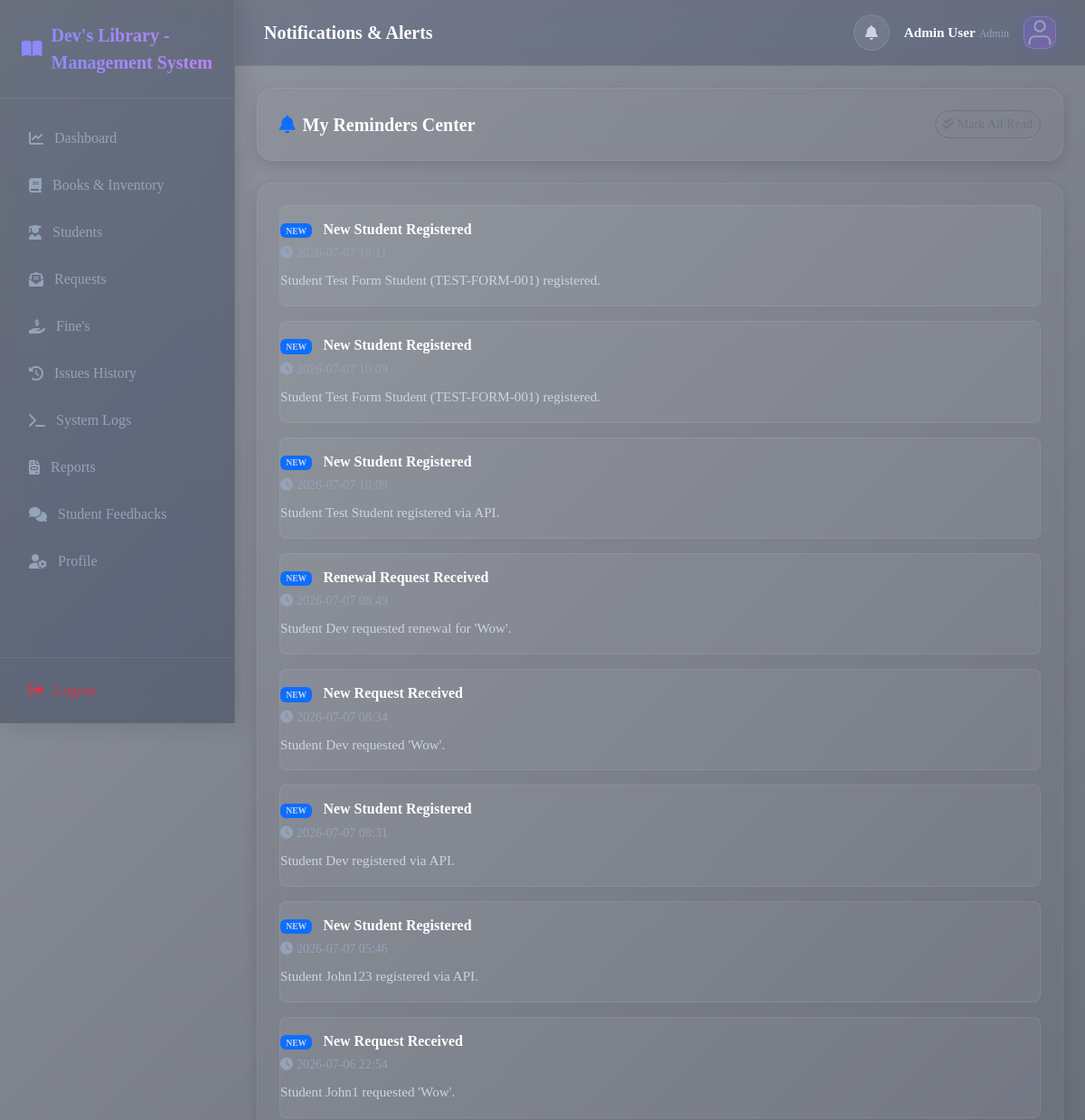
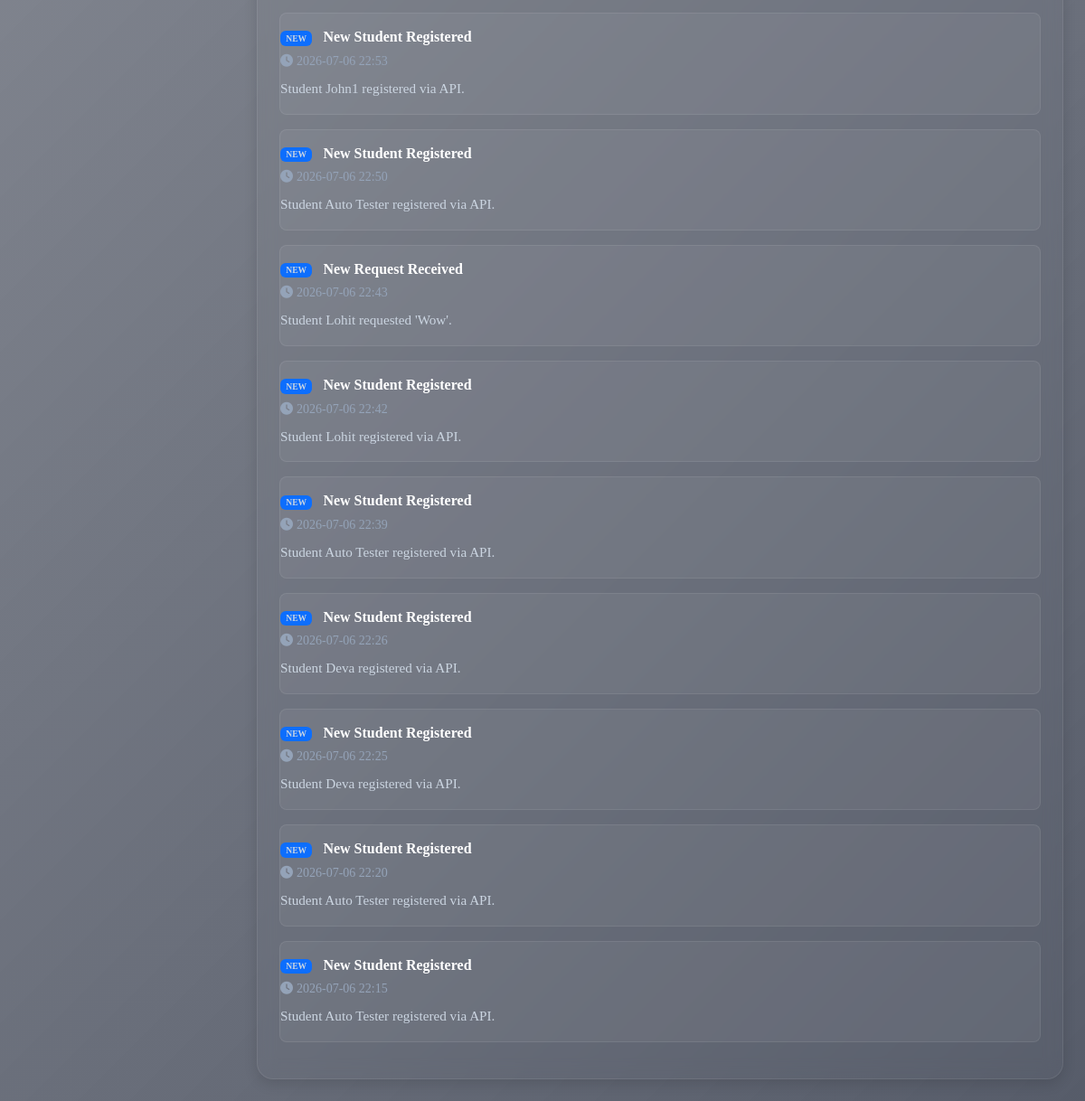
/notifications (signed in), run on the app's committed database (2 pictures, top to bottom).
### models.py (models this page shows, shortened)
class Admin(db.Model, UserMixin):
    __tablename__ = 'admins'
    id = db.Column(db.Integer, primary_key=True)
    full_name = db.Column(db.String(120), nullable=False)
    email = db.Column(db.String(120), unique=True, nullable=False)
    password_hash = db.Column(db.String(200), nullable=False)
    created_at = db.Column(db.DateTime, default=datetime.utcnow)
    image = db.Column(db.String(200), default='default-avatar.svg')
    @property
    def is_admin(self):
        return True
    @property
    def user_type(self):
        return 'Admin'

class Notification(db.Model):
    __tablename__ = 'notifications'
    id = db.Column(db.Integer, primary_key=True)
    student_id = db.Column(db.Integer, db.ForeignKey('students.id'), nullable=True)  # NULL means for Admin
    title = db.Column(db.String(180), nullable=False)
    message = db.Column(db.Text, nullable=False)
    is_read = db.Column(db.Boolean, default=False)
    created_at = db.Column(db.DateTime, default=datetime.utcnow)

### routes.py (the view)
@main.route('/notifications')
@login_required
def notifications():
    if current_user.is_admin:
        notes = Notification.query.filter_by(student_id=None).order_by(Notification.created_at.desc()).all()
    else:
        notes = Notification.query.filter_by(student_id=current_user.id).order_by(Notification.created_at.desc()).all()
    return render_template('notifications.html', notifications=notes)

### models.py (called while the page is built)
@login_manager.user_loader
def load_user(user_id):
    if not user_id:
        return None
    user_type, _, uid = user_id.partition(':')
    if not uid.isdigit():
        return None
    if user_type == 'student':
        return Student.query.get(int(uid))
    if user_type == 'admin':
        return Admin.query.get(int(uid))
    return None

### templates/notifications.html (shortened to what this page needs)
{% extends 'base.html' %}
{% block page_title %}Notifications & Alerts{% endblock %}
{% block content %}
<div class="card-glass p-4 mb-4">
  <div class="d-flex justify-content-between align-items-center">
    <h5 class="fw-bold m-0"><i class="fas fa-bell me-2 text-primary"></i>My Reminders Center</h5>
    {% if notifications %}
      <button id="mark-all-read-btn" class="btn btn-sm btn-outline-secondary rounded-pill">
        <i class="fas fa-check-double me-1"></i>Mark All Read
      </button>
    {% endif %}
  </div>
</div>
<div class="row">
  <div class="col-12">
    <div class="card-glass p-4">
      <div class="list-group list-group-flush">
        {% for notif in notifications %}
          <div class="list-group-item border-0 px-0 pb-3 mb-3 {% if not notif.is_read %}bg-light rounded-3 p-3{% endif %}" style="background: transparent;">
            <div class="d-flex justify-content-between align-items-start mb-2">
              <div>
                <h6 class="fw-bold mb-1 {% if not notif.is_read %}text-primary{% else %}text-dark{% endif %}">
                  {% if not notif.is_read %}
                    <span class="badge bg-primary me-2" style="font-size:0.6rem; vertical-align: middle;">NEW</span>
                  {% endif %}
                  {{ notif.title }}
                </h6>
                <small class="text-muted"><i class="fas fa-clock me-1"></i>{{ notif.created_at.strftime('%Y-%m-%d %H:%M') }}</small>
              </div>
            </div>
            <p class="m-0 text-secondary" style="font-size: 0.95rem; line-height: 1.5;">{{ notif.message }}</p>
          </div>
        {% else %}
          <div class="text-center py-5">
            <i class="fas fa-bell-slash fa-3x text-secondary mb-3"></i>
            <h5>All Caught Up!</h5>
            <p class="text-muted">You have no active notifications or reminders.</p>
          </div>
        {% endfor %}
      </div>
    </div>
  </div>
</div>
{% endblock %}

### templates/base.html (shortened to what this page needs)
<!DOCTYPE html>
<html lang="en">
<head>
  <link href="https://cdnjs.cloudflare.com/ajax/libs/font-awesome/6.4.0/css/all.min.css" rel="stylesheet" />
  <link href="https://cdnjs.cloudflare.com/ajax/libs/bootstrap/5.3.3/css/bootstrap.min.css" rel="stylesheet" />
  <link rel="stylesheet" href="{{ url_for('static', filename='css/app.css') }}" />
</head>
<body class="dashboard-page">
  <video autoplay loop muted playsinline class="bg-video">
    <source src="{{ url_for('static', filename='images/Video Libraray.mp4') }}" type="video/mp4">
  </video>
  <div class="app-wrapper">
    <aside class="sidebar">
      <div class="brand">
        <i class="fas fa-book-open"></i>
        <span> Dev's Library - Management System</span>
      </div>
      <ul class="sidebar-menu">
        {% if current_user.is_authenticated %}
        {% if current_user.is_admin %}
        <li class="{% if request.endpoint == 'main.dashboard' %}active{% endif %}">
          <a href="{{ url_for('main.dashboard') }}"><i class="fas fa-chart-line"></i> Dashboard</a>
        </li>
        <li class="{% if request.endpoint in ['main.books', 'main.add_book', 'main.edit_book'] %}active{% endif %}">
          <a href="{{ url_for('main.books') }}"><i class="fas fa-book"></i> Books & Inventory</a>
        </li>
        <li
          class="{% if request.endpoint in ['main.students_view', 'main.add_student', 'main.edit_student', 'main.student_history'] %}active{% endif %}">
          <a href="{{ url_for('main.students_view') }}"><i class="fas fa-user-graduate"></i> Students</a>
        </li>
        <li class="{% if request.endpoint == 'main.admin_requests' %}active{% endif %}">
          <a href="{{ url_for('main.admin_requests') }}">
            <i class="fas fa-envelope-open-text"></i> Requests
          </a>
        </li>
        <li class="{% if request.endpoint == 'main.fines_view' %}active{% endif %}">
          <a href="{{ url_for('main.fines_view') }}"><i class="fas fa-hand-holding-usd"></i> Fine's</a>
        </li>
        <li class="{% if request.endpoint == 'main.history' and not student_id %}active{% endif %}">
          <a href="{{ url_for('main.history') }}"><i class="fas fa-history"></i> Issues History</a>
        </li>
        <li class="{% if request.endpoint == 'main.logs_view' %}active{% endif %}">
          <a href="{{ url_for('main.logs_view') }}"><i class="fas fa-terminal"></i> System Logs</a>
        </li>
        <li class="{% if request.endpoint == 'main.reports_view' %}active{% endif %}">
          <a href="{{ url_for('main.reports_view') }}"><i class="fas fa-file-invoice"></i> Reports</a>
        </li>
        <li class="{% if request.endpoint == 'main.admin_feedback_view' %}active{% endif %}">
          <a href="{{ url_for('main.admin_feedback_view') }}"><i class="fas fa-comments"></i> Student Feedbacks</a>
        </li>
        <li class="{% if request.endpoint == 'main.profile' %}active{% endif %}">
          <a href="{{ url_for('main.profile') }}"><i class="fas fa-user-cog"></i> Profile</a>
        </li>
        {% endif %}
        {% endif %}
      </ul>
      <div class="sidebar-footer">
        <a href="{{ url_for('main.logout') }}" class="btn btn-outline-danger w-100 border-0 text-start ps-3 py-2">
          <i class="fas fa-sign-out-alt me-2"></i> Logout
        </a>
      </div>
    </aside>
    <main class="main-content">
      <nav class="top-navbar">
        <div class="d-flex align-items-center">
          <h1 class="page-title">
            {% block page_title %}Dashboard{% endblock %}
          </h1>
        </div>
        <div class="d-flex align-items-center gap-3">
          {% if current_user.is_authenticated %}
          <a href="{{ url_for('main.notifications') }}" class="btn btn-light position-relative p-2 rounded-circle"
            style="width:40px; height:40px;">
            <i class="fas fa-bell text-secondary"></i>
          </a>
          <div class="d-flex flex-column text-end d-none d-sm-block">
            <span class="fw-bold" style="font-size:0.95rem;">{{ current_user.full_name }}</span>
            <span class="text-muted" style="font-size:0.75rem;">{{ current_user.user_type }}</span>
          </div>
          <a href="{{ url_for('main.profile') }}">
            <img class="profile-avatar-circle"
              src="{{ url_for('static', filename='images/' + (current_user.image or 'default-avatar.svg')) }}"
              style="width:36px; height:36px; border-radius:12px; object-fit:cover; border: 1px solid rgba(255, 255, 255, 0.15); background: rgba(255,255,255,0.08);"
              alt="Avatar">
          </a>
          {% endif %}
        </div>
      </nav>
      <div class="container-fluid p-4">
        {% block content %}{% endblock %}
      </div>
    </main>
  </div>
</body>
</html>

### data on the page
Admin: full_name "Admin User", image (placeholder picture)
Notification: is_read "NEW", title "New Student Registered", message "Student Test Form Student (TEST-FORM-001) registered."
Notification: is_read "NEW", title "New Student Registered", message "Student Test Form Student (TEST-FORM-001) registered."
Notification: is_read "NEW", title "New Student Registered", message "Student Test Student registered via API."
Notification: is_read "NEW", title "Renewal Request Received", created_at "2026-07-07 08:49", message "Student Dev requested renewal for 'Wow'."
Notification: is_read "NEW", title "New Request Received", created_at "2026-07-07 08:34", message "Student Dev requested 'Wow'."
Notification: is_read "NEW", title "New Student Registered", created_at "2026-07-07 08:31", message "Student Dev registered via API."
Notification: is_read "NEW", title "New Student Registered", created_at "2026-07-07 05:46", message "Student John123 registered via API."
Notification: is_read "NEW", title "New Request Received", created_at "2026-07-06 22:54", message "Student John1 requested 'Wow'."
Notification: is_read "NEW", title "New Student Registered", created_at "2026-07-06 22:53", message "Student John1 registered via API."
Notification: is_read "NEW", title "New Student Registered", created_at "2026-07-06 22:50", message "Student Auto Tester registered via API."
Notification: is_read "NEW", title "New Request Received", created_at "2026-07-06 22:43", message "Student Lohit requested 'Wow'."
Notification: is_read "NEW", title "New Student Registered", created_at "2026-07-06 22:42", message "Student Lohit registered via API."
Notification: is_read "NEW", title "New Student Registered", created_at "2026-07-06 22:39", message "Student Auto Tester registered via API."
Notification: is_read "NEW", title "New Student Registered", created_at "2026-07-06 22:26", message "Student Deva registered via API."
Notification: is_read "NEW", title "New Student Registered", created_at "2026-07-06 22:25", message "Student Deva registered via API."
Notification: is_read "NEW", title "New Student Registered", created_at "2026-07-06 22:20", message "Student Auto Tester registered via API."
Notification: is_read "NEW", title "New Student Registered", created_at "2026-07-06 22:15", message "Student Auto Tester registered via API."

### other printed values
{{ current_user.user_type }} "Admin"
